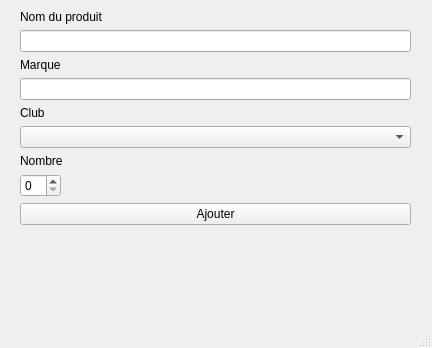
<?xml version="1.0" encoding="UTF-8"?>
<ui version="4.0">
 <class>ajout_materiel</class>
 <widget class="QMainWindow" name="ajout_materiel">
  <property name="geometry">
   <rect>
    <x>0</x>
    <y>0</y>
    <width>432</width>
    <height>348</height>
   </rect>
  </property>
  <property name="windowTitle">
   <string>MainWindow</string>
  </property>
  <widget class="QWidget" name="centralwidget">
   <widget class="QWidget" name="formLayoutWidget">
    <property name="geometry">
     <rect>
      <x>20</x>
      <y>10</y>
      <width>391</width>
      <height>281</height>
     </rect>
    </property>
    <layout class="QFormLayout" name="formLayout">
     <item row="2" column="0" colspan="2">
      <widget class="QLineEdit" name="nomEdit"/>
     </item>
     <item row="3" column="0" colspan="2">
      <widget class="QLabel" name="marqueLbl">
       <property name="text">
        <string>Marque</string>
       </property>
      </widget>
     </item>
     <item row="4" column="0" colspan="2">
      <widget class="QLineEdit" name="marqueEdit"/>
     </item>
     <item row="7" column="0" colspan="2">
      <widget class="QLabel" name="nbLbl">
       <property name="text">
        <string>Nombre</string>
       </property>
      </widget>
     </item>
     <item row="9" column="0" colspan="2">
      <widget class="QPushButton" name="ajout_bout">
       <property name="text">
        <string>Ajouter</string>
       </property>
      </widget>
     </item>
     <item row="8" column="0">
      <widget class="QSpinBox" name="nbSpin"/>
     </item>
     <item row="1" column="0">
      <widget class="QLabel" name="nomLbl">
       <property name="text">
        <string>Nom du produit</string>
       </property>
      </widget>
     </item>
     <item row="6" column="0" colspan="2">
      <widget class="QComboBox" name="selectClub"/>
     </item>
     <item row="5" column="0" colspan="2">
      <widget class="QLabel" name="Clublbl">
       <property name="text">
        <string>Club</string>
       </property>
      </widget>
     </item>
    </layout>
   </widget>
  </widget>
  <widget class="QMenuBar" name="menubar">
   <property name="geometry">
    <rect>
     <x>0</x>
     <y>0</y>
     <width>432</width>
     <height>20</height>
    </rect>
   </property>
  </widget>
  <widget class="QStatusBar" name="statusbar"/>
 </widget>
 <resources/>
 <connections/>
</ui>
